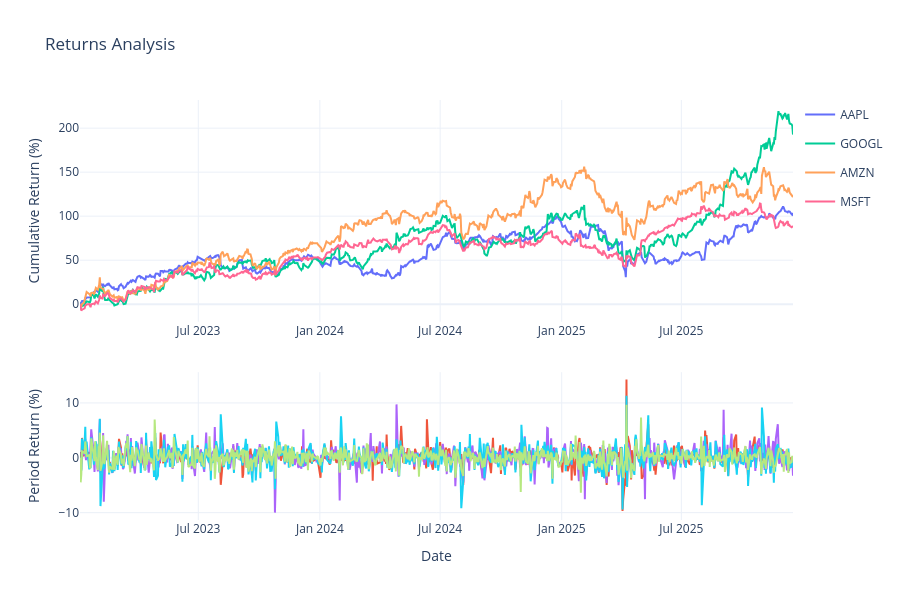

Notebook code for this chart:
### Markdown cell above
## Plotter for returns
---

### Code cell
plotter = ReturnsPlotter()
for rt in returns:
    print(rt)
    plotter.add(rt)
print(plotter)
plotter.show(plot_type="both", width=900, height=600)

### Figure 1 — Plotly figure (JSON) as saved in the notebook; plotly's stock layout.template omitted (floating-point values rounded to 4 significant figures; data arrays with more than 128 entries replaced by an {"elided": "..."} marker saying what was removed)
{"data": [{"hovertemplate": "AAPL<br>Date: %{x}<br>Cumulative: %{y:.2f}%<extra></extra>", "legendgroup": "AAPL", "mode": "lines", "name": "AAPL", "x": {"elided": "743 str values"}, "y": {"elided": "743 float values"}, "type": "scatter", "xaxis": "x", "yaxis": "y"}, {"hovertemplate": "AAPL<br>Date: %{x}<br>Return: %{y:.2f}%<extra></extra>", "legendgroup": "AAPL", "mode": "lines", "name": "AAPL", "showlegend": false, "x": {"elided": "743 str values"}, "y": {"elided": "743 float values"}, "type": "scatter", "xaxis": "x2", "yaxis": "y2"}, {"hovertemplate": "GOOGL<br>Date: %{x}<br>Cumulative: %{y:.2f}%<extra></extra>", "legendgroup": "GOOGL", "mode": "lines", "name": "GOOGL", "x": {"elided": "743 str values"}, "y": {"elided": "743 float values"}, "type": "scatter", "xaxis": "x", "yaxis": "y"}, {"hovertemplate": "GOOGL<br>Date: %{x}<br>Return: %{y:.2f}%<extra></extra>", "legendgroup": "GOOGL", "mode": "lines", "name": "GOOGL", "showlegend": false, "x": {"elided": "743 str values"}, "y": {"elided": "743 float values"}, "type": "scatter", "xaxis": "x2", "yaxis": "y2"}, {"hovertemplate": "AMZN<br>Date: %{x}<br>Cumulative: %{y:.2f}%<extra></extra>", "legendgroup": "AMZN", "mode": "lines", "name": "AMZN", "x": {"elided": "743 str values"}, "y": {"elided": "743 float values"}, "type": "scatter", "xaxis": "x", "yaxis": "y"}, {"hovertemplate": "AMZN<br>Date: %{x}<br>Return: %{y:.2f}%<extra></extra>", "legendgroup": "AMZN", "mode": "lines", "name": "AMZN", "showlegend": false, "x": {"elided": "743 str values"}, "y": {"elided": "743 float values"}, "type": "scatter", "xaxis": "x2", "yaxis": "y2"}, {"hovertemplate": "MSFT<br>Date: %{x}<br>Cumulative: %{y:.2f}%<extra></extra>", "legendgroup": "MSFT", "mode": "lines", "name": "MSFT", "x": {"elided": "743 str values"}, "y": {"elided": "743 float values"}, "type": "scatter", "xaxis": "x", "yaxis": "y"}, {"hovertemplate": "MSFT<br>Date: %{x}<br>Return: %{y:.2f}%<extra></extra>", "legendgroup": "MSFT", "mode": "lines", "name": "MSFT", "showlegend": false, "x": {"elided": "743 str values"}, "y": {"elided": "743 float values"}, "type": "scatter", "xaxis": "x2", "yaxis": "y2"}], "layout": {"xaxis": {"anchor": "y", "domain": [0.0, 1.0]}, "yaxis": {"anchor": "x", "domain": [0.472, 1.0], "title": {"text": "Cumulative Return (%)"}}, "xaxis2": {"anchor": "y2", "domain": [0.0, 1.0], "title": {"text": "Date"}}, "yaxis2": {"anchor": "x2", "domain": [0.0, 0.352], "title": {"text": "Period Return (%)"}}, "title": {"text": "Returns Analysis"}, "legend": {"orientation": "v", "yanchor": "top", "y": 1, "xanchor": "left", "x": 1.01}, "hovermode": "x unified", "width": 900, "height": 600}}
